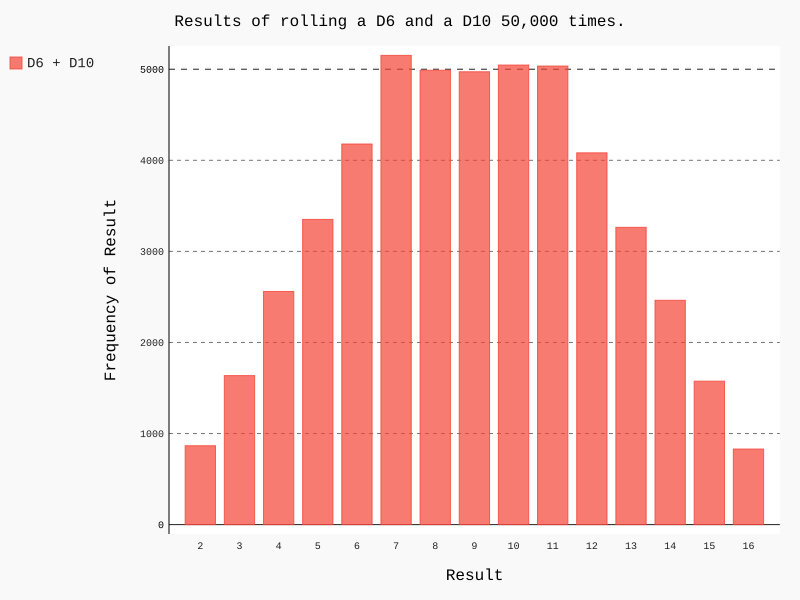

Here is the Python script that generated this plot:
from die import Die
import pygal

# 创建两个D6
die_1 = Die()
die_2 = Die(10)

# 掷几次骰子,并将结果存储在一个列表中
results = []
for roll_num in range(50000):
	result = die_1.roll() + die_2.roll()
	results.append(result)

	
# 分析结果
frequencies = []
max_result = die_1.num_sides + die_2.num_sides
for value in range(2, max_result+1):
	frequency = results.count(value)
	frequencies.append(frequency)
	
# 对结果进行可视化
hist = pygal.Bar()

hist.title = "Results of rolling a D6 and a D10 50,000 times."
hist.x_labels = ['2', '3', '4', '5', '6', '7', '8', '9', '10', '11', '12',
	'13', '14', '15', '16']

hist.x_title = "Result"
hist.y_title = "Frequency of Result"

hist.add('D6 + D10', frequencies)
hist.render_to_file('die_visual.svg')
